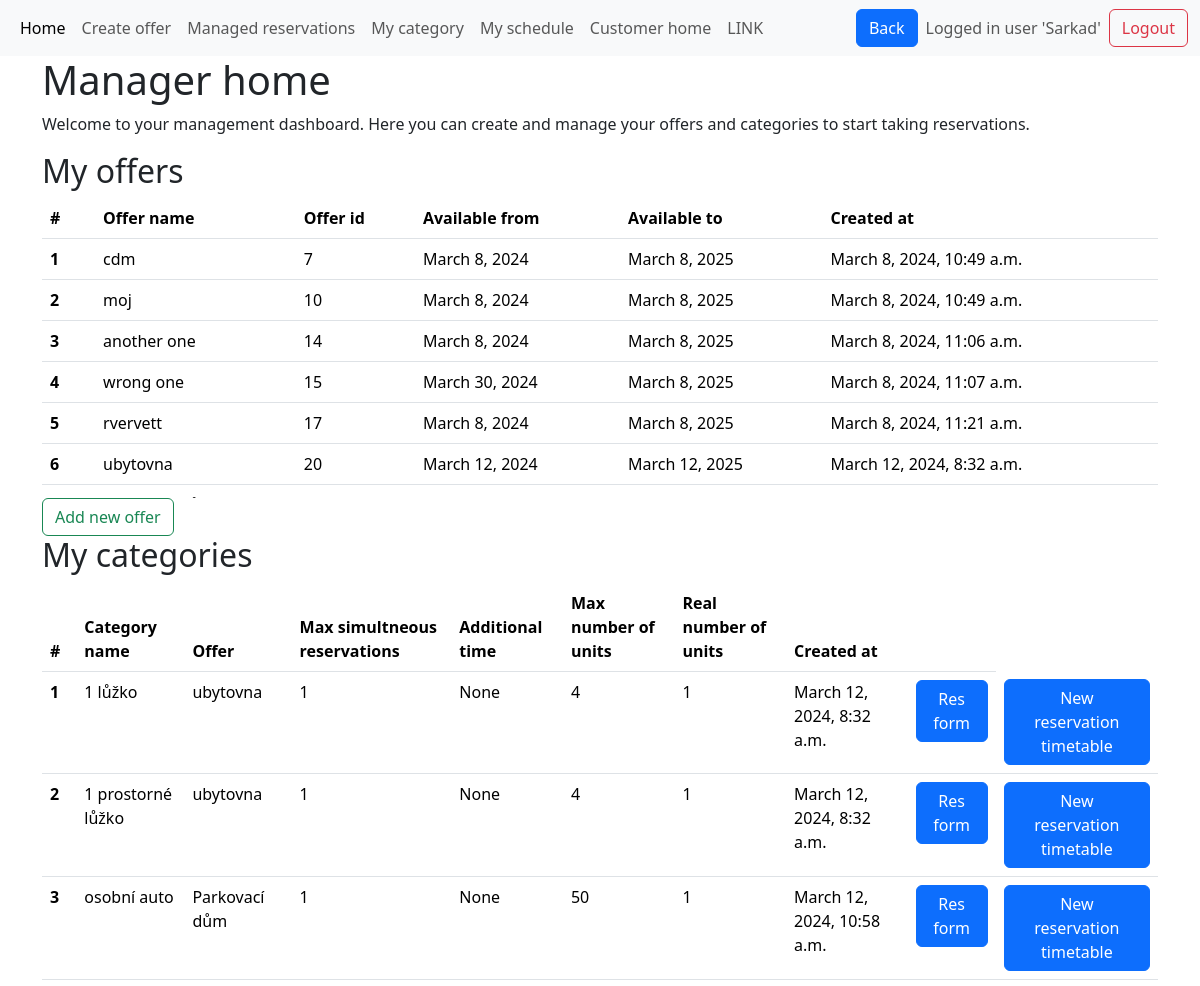
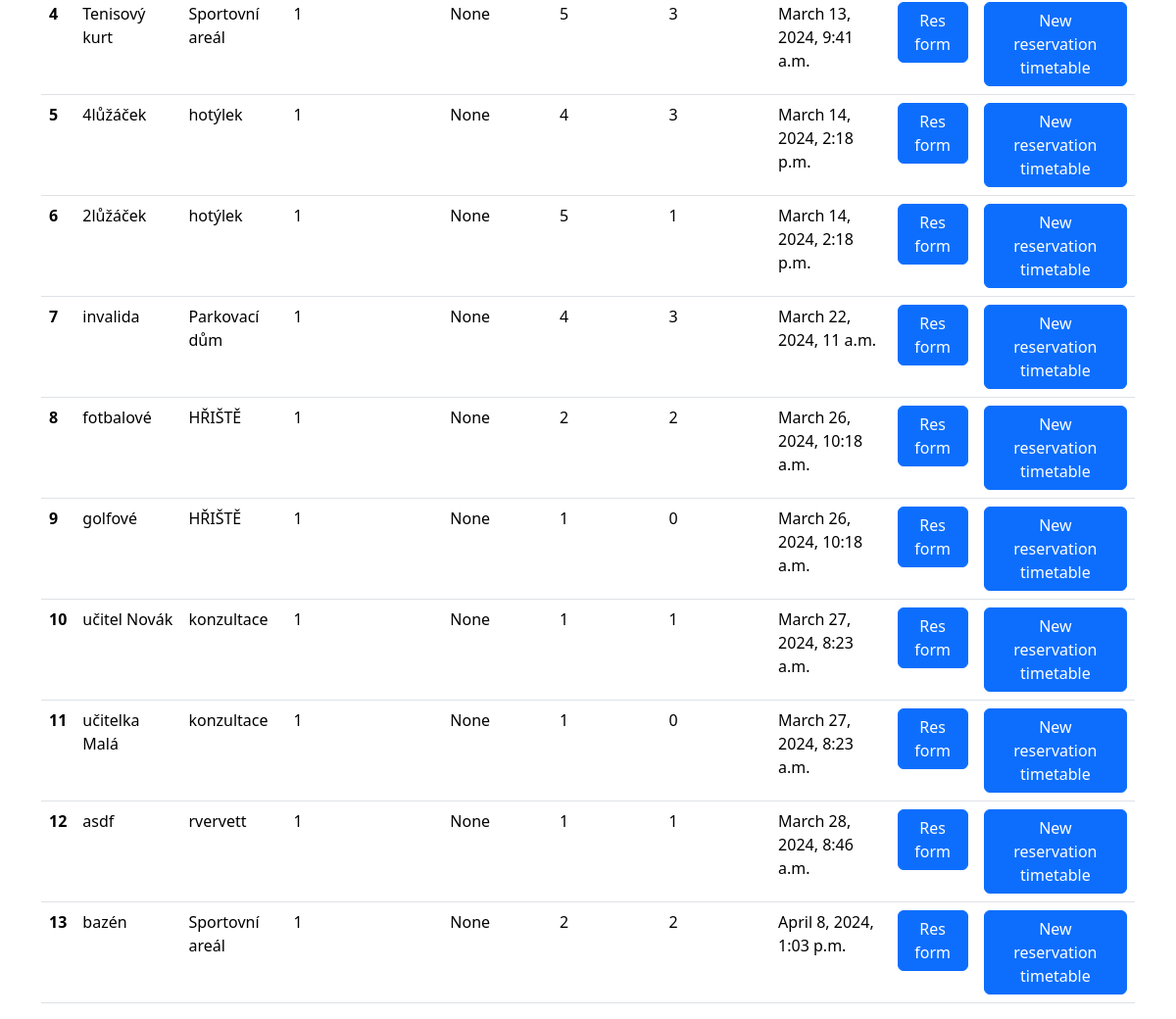
The app's page / (signed in) with its own data (2 pictures, top to bottom).
### base/models.py (models this page shows, shortened)
class Offer(models.Model):
    offer_name = models.CharField(max_length=50)
    available_from = models.DateField(null=True, blank=True)
    available_to = models.DateField(null=True, blank=True)
    created_at = models.DateTimeField(default=timezone.now)
    manager_of_this_offer = models.ForeignKey(
        User, on_delete=models.CASCADE, null=True, blank=True
    )
    def __str__(self):
        return self.offer_name  # rewrites Offer object (x) to its name in admi panel
    class Meta:
        unique_together = (
            "offer_name",
            "manager_of_this_offer",
        )  # there cannot be two same named offers managed by the same user

class Category(models.Model):
    category_name = models.CharField(max_length=50)
    category_description = models.CharField(max_length=1000, null=True, blank=True)
    category_capacity = models.IntegerField(default=1,help_text="How many reservations at one time are possible? e.g.seminar = 20 or parkplace = 1")
    max_simultneous_reservations = models.IntegerField(default=1)
    additional_time = models.DurationField(null=True, blank=True)
    count_of_units = models.IntegerField(default=1,help_text="How many units are there in this category? e.g. 5 parkplaces for disabled people")
    created_at = models.DateTimeField(default=timezone.now)
    unit_names = models.JSONField(default=list) # list of unit names
    opening_time = models.TimeField(default=datetime.time(0, 0))
    closing_time = models.TimeField(default=datetime.time(23, 59,59)) #TODO 24:00 and default values 9:23-9:23
    belongs_to_offer = models.ForeignKey(Offer, on_delete=models.CASCADE)
    category_pricing = models.ForeignKey(Pricing, on_delete=models.CASCADE, null=True)
    def get_unit_count(self):
        return self.unit_set.count()

### base/views.py (the view)
# urls.py: path('',views.manager_home, name='manager_home' ),
@login_required  # If a user is not logged in, Django will redirect them to the login page.
def manager_home(request):
    offers = Offer.objects.filter(
        manager_of_this_offer=request.user
    )  # only offers of this user
    form = forms.ReservationForm()
    category_ids = offers.values_list(
        "category", flat=True
    ).distinct()  # only categories of this user
    categories = models.Category.objects.filter(id__in=category_ids)
    return render(
        request,
        "manager_home.html",
        context={
            "form": form,
            "offers": offers,
            "categories": categories,
        },
    )

### templates/manager_home.html (shortened to what this page needs)
{% extends 'main.html' %}
{% load crispy_forms_tags %}
{% load static %}
{% block content %}
<div class="container-md">
    <h1> Manager home </h1>
    <p>Welcome to your management dashboard. Here you can create and manage your offers and categories to start taking reservations.</p>
    <h2>My offers</h2>
    {% if offers %}
    <div class="table-responsive" style="max-height: 300px; overflow-y: auto;">
        <table class="table table-hover">
            <thead>
                <tr>
                    <th scope="col">#</th>
                    <th scope="col">Offer name</th>
                    <th scope="col">Offer id</th>
                    <th scope="col">Available from</th>
                    <th scope="col">Available to</th>
                    <th scope="col">Created at</th>
                </tr>
            </thead>
            <tbody>
                {% for offer in offers %}
                <tr class="clickable-row" onclick="location.href='{% url 'offer_detail' offer.id %}'"
                    style="cursor: pointer;" title="Click to view offer detail">
                    <th scope="row">{{ forloop.counter }}</th>
                    <td>{{ offer.offer_name }} </td>
                    <td>{{ offer.id }} </td>
                    <td>{{ offer.available_from }} </td>
                    <td>{{ offer.available_to }} </td>
                    <td>{{ offer.created_at }} </td>
                </tr>
                {% endfor %}
            </tbody>
        </table>
    </div>
    <a href="{% url 'create_offer' %}" class="btn btn-outline-success " id="addrow">Add new offer</a>
    {% else %}
    <p>You do not have any offers yet. Start by creating your first offer to make your services available for booking.</p>
    <a href="{% url 'create_offer' %}" class="btn btn-success" id="addrow">Create your first Offer</a>
    {% endif %}
    <h2>My categories</h2>
    {% if categories %}
    <table class="table table-hover">
        <thead>
            <tr>
                <th scope="col">#</th>
                <th scope="col">Category name</th>
                <th scope="col">Offer</th>
                <th scope="col">Max simultneous reservations</th>
                <th scope="col">Additional time</th>
                <th scope="col">Max number of units</th>
                <th scope="col">Real number of units</th>
                <th scope="col">Created at</th>
                <th scope="col"> </th>
            </tr>
        </thead>
        <tbody>
            {% for category in categories %}
            <tr class="clickable-row" style="cursor: pointer;" title="Click to edit category"
                onclick="location.href='{% url 'edit_category' category.belongs_to_offer.id category.id %}'">
                <th scope="row">{{ forloop.counter }}</th>
                <td>{{ category.category_name }} </td>
                <td>{{ category.belongs_to_offer }} </td>
                <td>{{ category.max_simultneous_reservations }} </td>
                <td>{{ category.additional_time }} </td>
                <td>{{ category.count_of_units }} </td>
                <td>{{ category.get_unit_count }} </td>
                <td>{{ category.created_at }} </td>
                <td> <button class="btn btn-primary btn-reservation-form"
                        data-offer-id="{{ category.belongs_to_offer.id }}" data-category-id="{{ category.id }}">Res
                        form</button>
                <td> <button class="btn btn-primary btn-reservation-calendar"
                        data-offer-id="{{ category.belongs_to_offer.id }}" data-category-id="{{ category.id }}">New
                        reservation timetable</button>
                </td>
            </tr>
            {% endfor %}
        </tbody>
    </table>
    {% else %}
    <p>You do not have any categories. Begin by creating categories for your offers to organize them better. </p>
        <p>Each category can represent a different type of service or reservation slot you offer.</p>
    <p>Categories can be created from the offer detail page once you have offers set up.</p>
    {% endif %}
</div>
{% endblock %}

### templates/main.html (shortened to what this page needs)
<!DOCTYPE html>
<html>
    {% load static %}
<head>
    <link href="https://cdn.jsdelivr.net/npm/bootstrap@5.3.3/dist/css/bootstrap.min.css" rel="stylesheet"
>
    <link rel="stylesheet" href="https://cdn.jsdelivr.net/npm/bootstrap-icons@1.9.1/font/bootstrap-icons.css">
    <link rel="stylesheet" type="text/css" href="{% static 'css/style.css' %}">
</head>
<body>
    {% include 'navbar.html' %}
    {% block content %}
    {% endblock %}
</body>
</html>

### templates/navbar.html (shortened to what this page needs)
<nav class="navbar navbar-expand-lg bg-body-tertiary">
  <div class="container-fluid">
    <div class="collapse navbar-collapse" id="navbarSupportedContent">
      <ul class="navbar-nav me-auto mb-2 mb-lg-0">
        <li class="nav-item">
          <a class="nav-link active" aria-current="page" href="/manager_home">Home</a>
        </li>
        <li class="nav-item">
          <a class="nav-link" href="/create_offer">Create offer</a>
        </li>
        <li class="nav-item">
          <a class="nav-link" href="/managed_reservations">Managed reservations</a>
        </li>
        <li class="nav-item">
          <a class="nav-link" href="/my_schedule">My category</a>
        </li>
        <li class="nav-item">
          <a class="nav-link" href="/my_schedule">My schedule</a>
        </li>
        {% if request.user.is_authenticated %}
        <li class="nav-item">
          <a class="nav-link" href="{% url 'customer_home' manager_id=request.user.id %}">Customer home</a>
        </li>
        <li class="nav-item">
          <a class="nav-link" href="{% url 'manager_link' manager_id=request.user.id %}">LINK</a>
        </li>
        {% endif %}
      </ul>
      <button type="submit" class="btn btn-primary me-2" onclick="goBack()">Back</button>
       <div class="d-flex align-items-center">
        {% if request.user.is_authenticated %}
        <span class="navbar-text me-2"> Logged in user '{{ request.user.username | title }}'</span>
        <a class="btn btn-outline-danger" href="{% url 'logout' %}">Logout</a>
        {% else %}
        <a class="btn btn-outline-primary" href="{% url 'login' %}">Login</a>
        {% endif %}
      </div>
    </div>
    </div>
</nav>

### records on screen
Offer: offer_name "cdm", id "7", available_from "March 8, 2024", available_to "March 8, 2025", created_at "March 8, 2024, 10:49 a.m."
Offer: offer_name "moj", id "10", available_from "March 8, 2024", available_to "March 8, 2025", created_at "March 8, 2024, 10:49 a.m."
Offer: offer_name "another one", id "14", available_from "March 8, 2024", available_to "March 8, 2025", created_at "March 8, 2024, 11:06 a.m."
Offer: offer_name "wrong one", id "15", available_from "March 30, 2024", available_to "March 8, 2025", created_at "March 8, 2024, 11:07 a.m."
Offer: offer_name "rvervett", id "17", available_from "March 8, 2024", available_to "March 8, 2025", created_at "March 8, 2024, 11:21 a.m."
Offer: offer_name "ubytovna", id "20", available_from "March 12, 2024", available_to "March 12, 2025", created_at "March 12, 2024, 8:32 a.m."
Category: category_name "1 lůžko", belongs_to_offer "ubytovna", max_simultneous_reservations "1", additional_time "None", count_of_units "4", get_unit_count "1", created_at "March 12, 2024, 8:32 a.m."
Category: category_name "1 prostorné lůžko", belongs_to_offer "ubytovna", max_simultneous_reservations "1", additional_time "None", count_of_units "4", get_unit_count "1", created_at "March 12, 2024, 8:32 a.m."
Category: category_name "osobní auto", belongs_to_offer "Parkovací dům", max_simultneous_reservations "1", additional_time "None", count_of_units "50", get_unit_count "1", created_at "March 12, 2024, 10:58 a.m."
Category: category_name "Tenisový kurt", belongs_to_offer "Sportovní areál", max_simultneous_reservations "1", additional_time "None", count_of_units "5", get_unit_count "3", created_at "March 13, 2024, 9:41 a.m."
Category: category_name "4lůžáček", belongs_to_offer "hotýlek", max_simultneous_reservations "1", additional_time "None", count_of_units "4", get_unit_count "3", created_at "March 14, 2024, 2:18 p.m."
Category: category_name "2lůžáček", belongs_to_offer "hotýlek", max_simultneous_reservations "1", additional_time "None", count_of_units "5", get_unit_count "1", created_at "March 14, 2024, 2:18 p.m."
Category: category_name "invalida", belongs_to_offer "Parkovací dům", max_simultneous_reservations "1", additional_time "None", count_of_units "4", get_unit_count "3", created_at "March 22, 2024, 11 a.m."
Category: category_name "fotbalové", belongs_to_offer "HŘIŠTĚ", max_simultneous_reservations "1", additional_time "None", count_of_units "2", get_unit_count "2", created_at "March 26, 2024, 10:18 a.m."
Category: category_name "golfové", belongs_to_offer "HŘIŠTĚ", max_simultneous_reservations "1", additional_time "None", count_of_units "1", get_unit_count "0", created_at "March 26, 2024, 10:18 a.m."
Category: category_name "učitel Novák", belongs_to_offer "konzultace", max_simultneous_reservations "1", additional_time "None", count_of_units "1", get_unit_count "1", created_at "March 27, 2024, 8:23 a.m."
Category: category_name "učitelka Malá", belongs_to_offer "konzultace", max_simultneous_reservations "1", additional_time "None", count_of_units "1", get_unit_count "0", created_at "March 27, 2024, 8:23 a.m."
Category: category_name "asdf", belongs_to_offer "rvervett", max_simultneous_reservations "1", additional_time "None", count_of_units "1", get_unit_count "1", created_at "March 28, 2024, 8:46 a.m."
Category: category_name "bazén", belongs_to_offer "Sportovní areál", max_simultneous_reservations "1", additional_time "None", count_of_units "2", get_unit_count "2", created_at "April 8, 2024, 1:03 p.m."

### other values on screen
{{ request.user.username | title }} "Sarkad"
